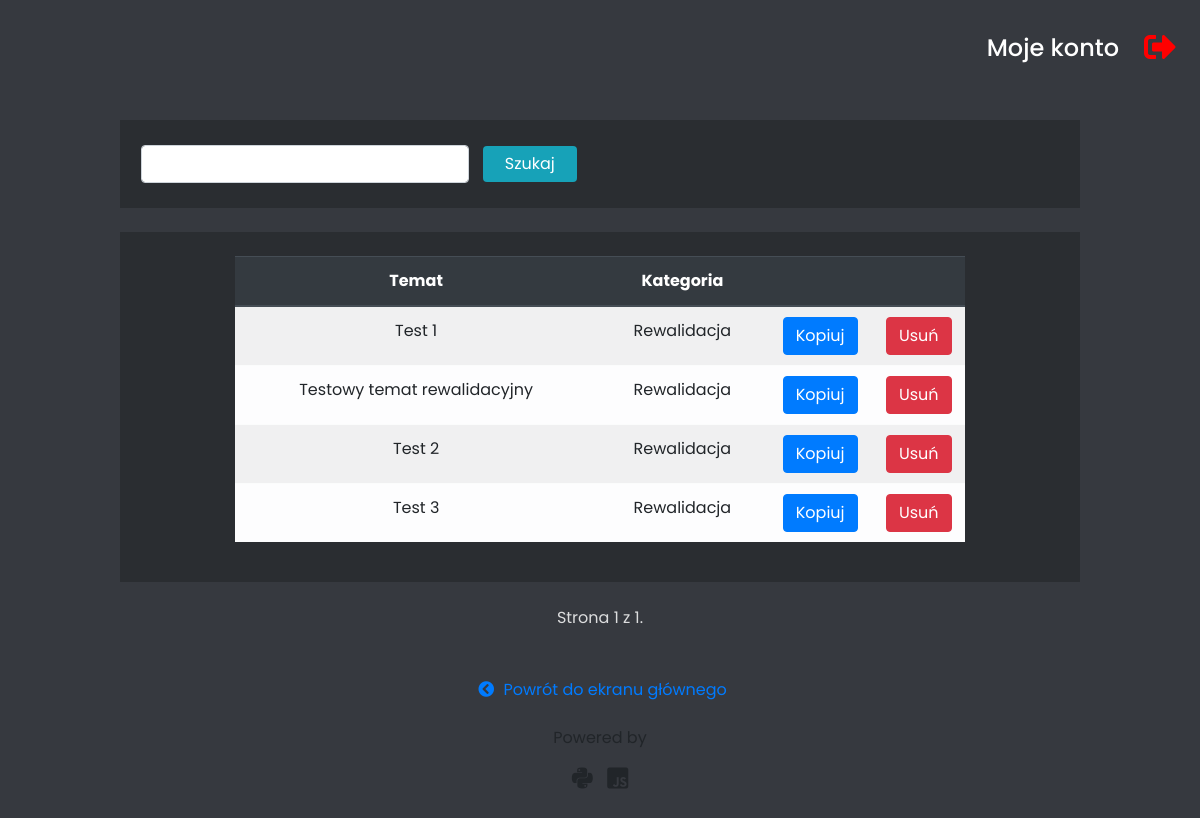
The page /saved-topics/ (signed in) on the database as committed earlier.
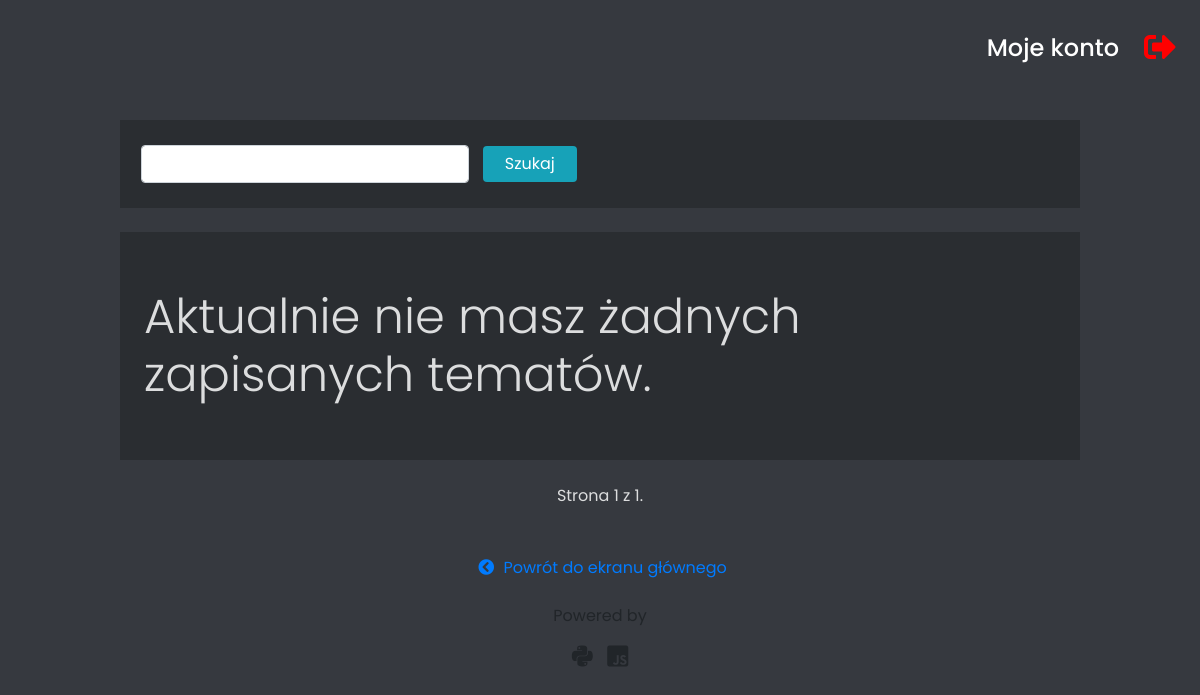
The same page on the database as committed later.
### base/models.py (models this page shows, shortened)
class LessonTopic(models.Model):
    topic = models.CharField(max_length=300)
    is_individual = models.BooleanField()
    teacher = models.ForeignKey(User, on_delete=models.DO_NOTHING)
    category = models.ForeignKey(LessonCategory, on_delete=models.DO_NOTHING, null=True)

class LessonCategory(models.Model):
    name = models.CharField(max_length=50)
    class Meta:
        verbose_name = 'Lesson category'
        verbose_name_plural = 'Lesson categories'

### base/views.py (the view)
# urls.py: path('saved-topics/', LessonTopicsView.as_view(), name='saved_topics'),
class LessonTopicsView(LoginRequiredMixin, ListView, FormMixin):
    login_url = '/login'
    model = LessonTopic
    template_name = 'base/saved_teacher_topics.html'
    context_object_name = 'saved_topics'
    paginate_by = 20
    form_class = TopicSearchForm
    success_url = '/saved-topics/'
    def get_queryset(self):
        queryset = LessonTopic.objects.filter(teacher=self.request.user)
        keyword = self.get_searched_keyword()
        if keyword:
            queryset = queryset.filter(topic__contains=keyword)
        return queryset
    def get_searched_keyword(self):
        try:
            keyword = self.request.GET['k']
            return keyword
        except MultiValueDictKeyError:
            pass
    def get_context_data(self, *, object_list=None, **kwargs):
        context = super().get_context_data(**kwargs)
        context['search_form'] = TopicSearchForm()
        return context

### base/forms.py
class TopicSearchForm(forms.Form):
    keyword = CharField(
        label='',
        error_messages={
            'required': 'To pole jest wymagane.'
        })

### base/templates/base/saved_teacher_topics.html (shortened to what this page needs)
{% extends 'standard_base_template.html' %}
{% block styles %}
    {{ block.super }}
    {% load static %}
    <link rel="stylesheet" href="{% static 'css/flex_form.css' %}">
    <link rel="stylesheet" href="{% static 'base/css/saved_teacher_topics.css' %}">
{% endblock %}
{% block content %}
    <div class="filter_panel">
        <div class="search_form form_wrapper">
            <form id="flex_form" method="get" action="{% url 'base:saved_topics' %}">
                <input
                        name="k"
                        id="{{ search_form.keyword.id_for_label }}"
                        type="text"
                        class="form-control form__field"
                        required>
                <input class="btn btn-info form__submit" type="submit" value="Szukaj">
            </form>
        </div>
    </div>
    <div class="saved_topics">
        {% if saved_topics|length != 0 %}
            <table class="table table-light table-striped">
              <thead class="thead-dark">
                <tr>
                  <th scope="col">Temat</th>
                  <th scope="col">Kategoria</th>
                  <th scope="col"></th>
                  <th scope="col"></th>
                </tr>
              </thead>
              <tbody>
                {% for topic in saved_topics %}
                    <tr class="topic">
                      <td id="topic_{{ forloop.counter }}">{{ topic.topic }}</td>
                      <td>{{ topic.category.name }}</td>
                      <td class="copy_topic_btn">
                        <button tabindex="0"
                            class="copy_popover copy_btn btn btn-primary"
                            data-bs-toggle="popover"
                            data-bs-trigger="focus"
                            id="topic_btn_{{ forloop.counter }}"
                            onclick="copy_topic({{ forloop.counter }})">Kopiuj</button>
                      </td>
                      <td class="delete_topic_btn">
                          <a class="btn btn-danger" href="{% url 'base:delete_topic' topic.id %}">Usuń</a>
                      </td>
                    </tr>
                {% endfor %}
              </tbody>
            </table>
        {% else %}
            {% if request.GET.k %}
                <h1 id="no_saved_topics">Nie znaleziono żadnego tematu.</h1>
            {% else %}
                 <h1 id="no_saved_topics">Aktualnie nie masz żadnych zapisanych tematów.</h1>
            {% endif %}
        {% endif %}
    </div>
    {% include 'basic_paginator.html' %}
{% endblock %}
{% block external_scripts %}
    {% load static %}
{% endblock %}

Rows that differ between the two databases and show on the page:
removed LessonTopic: topic "Test 1", category.name "Rewalidacja"
removed LessonTopic: topic "Testowy temat rewalidacyjny", category.name "Rewalidacja"
removed LessonTopic: topic "Test 2", category.name "Rewalidacja"
removed LessonTopic: topic "Test 3", category.name "Rewalidacja"
Other text that changed with them:
text no longer shown: "Temat Kategoria"
text now shown: "Aktualnie nie masz żadnych zapisanych tematów."
